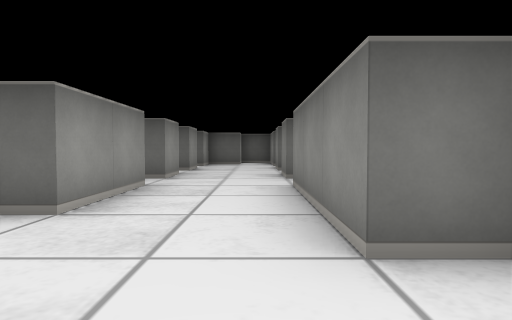
[1] (above)

13 first-person views from a walk through a cub3D level. The camera is about half as high as the walls, tilts 2° down and sees 75° across. The floor is counted in squares. Each view is taken from the middle of a square. On the plan, view 1 faces up. The plan holds only what a view shows up to about 9 squares ahead; the rest is blank.

[2]
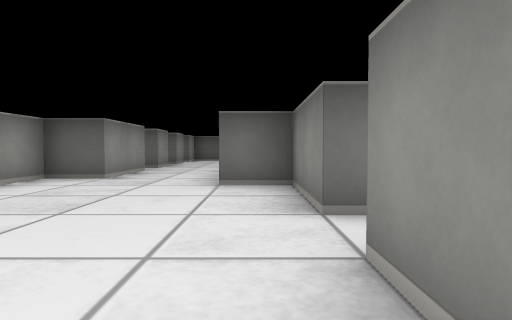

[3]
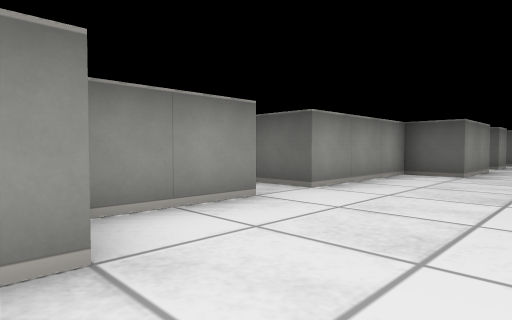

[4]
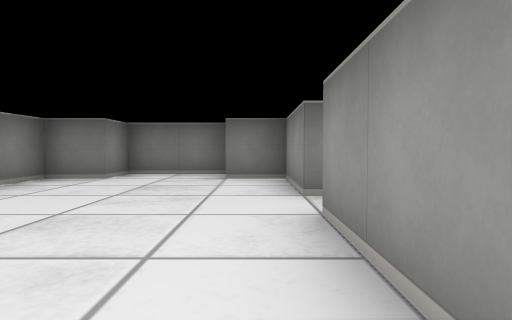

[5]
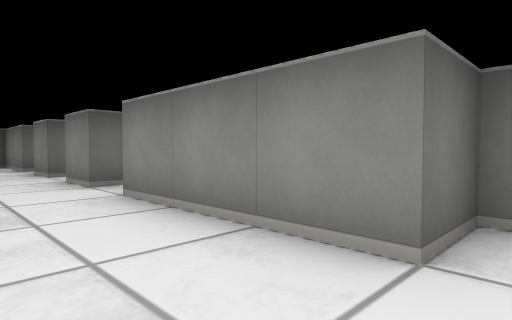

[6]
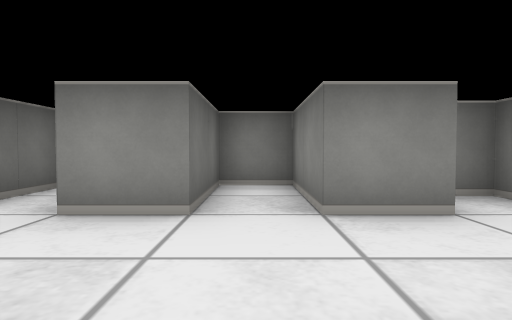

[7]
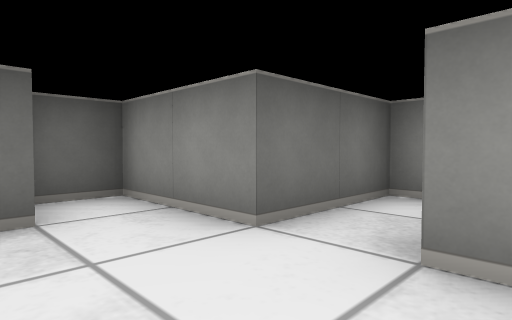

[8]
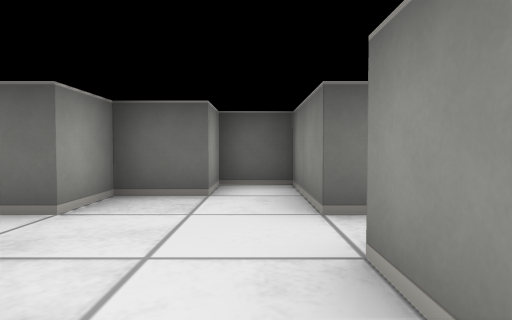

[9]
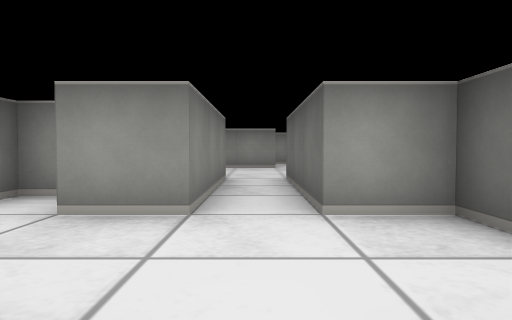

[10]
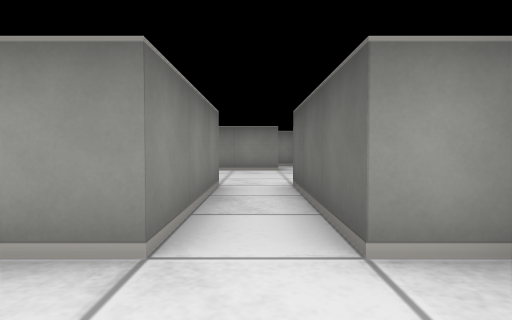

[11]
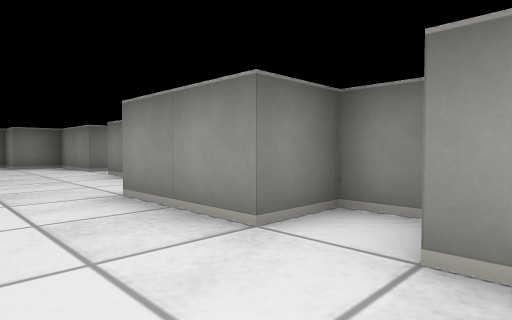

[12]
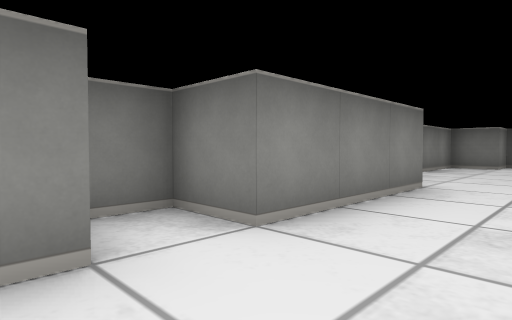

[13]
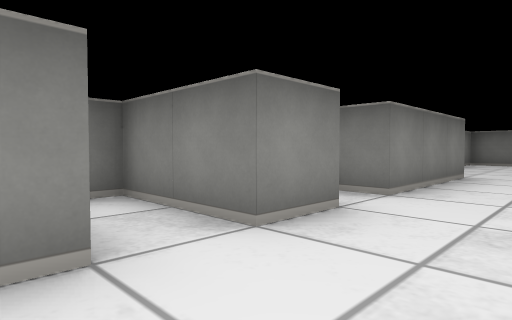

### Floor plan
Points are (right, up) in squares from view 1. A wall is a line through its corners. A room is listed if a view was taken in it or the views show most of it. See-through windows are left out.
Room 1 (views 1, 2, 3, 4, 5)
walls: (1.5, -0.5) (1.5, 1.5) (0.5, 1.5) (0.5, 4.5) (1.5, 4.5) (1.5, 5.2); (-2.5, -1.5) (-2.5, -3.5) (-1.5, -3.5) (-1.5, -4.5) (0.5, -4.5) (0.5, -3.5) (1.5, -3.5) (1.5, -1.5); (1, 5.5) (0.5, 5.5); (-1.5, 5.5) (-1.9, 5.5); (-2.5, 5.2) (-2.5, 4.5) (-1.5, 4.5) (-1.5, 2.5) (-2.5, 2.5) (-2.5, -0.5)
ways out: opening at (-0.5, 6) to room 2; opening at (-3.5, -1); opening at (2, -1)
Room 2 (views 6, 7, 8, 11, 12, 13)
walls: (-1.5, 6.5) (-1.5, 5.5); (0.5, 5.5) (0.5, 6.5) (2.5, 6.5) (2.5, 7.5) (0.5, 7.5) (0.5, 8.5); (-1.5, 8.5) (-1.5, 7.5); (-2.5, 7) (-2.5, 6.5)
ways out: opening at (-0.5, 6) to room 1; opening at (-0.5, 8) to room 3
Room 3 (views 9, 10)
walls: (2.6, 9.5) (0.5, 9.5) (0.5, 11.5) (-0.5, 11.5) (-0.5, 10.5) (-1.5, 10.5) (-1.5, 9.5)
ways out: opening at (-0.5, 8) to room 2; opening at (-2, 9)

Positions as (right, up) in squares from view 1, and headings:
1: (0, 0), facing up
2: (1, -3), facing up
3: (0, -4), facing up-left
4: (-2, 2), facing down
5: (-1, 1), facing up-right
6: (-2, 7), facing right
7: (-1, 8), facing up-right
8: (0, 7), facing up
9: (1, 9), facing left
10: (0, 9), facing left
11: (0, 6), facing down-left
12: (-1, 6), facing down-right
13: (-1, 8), facing down-right
